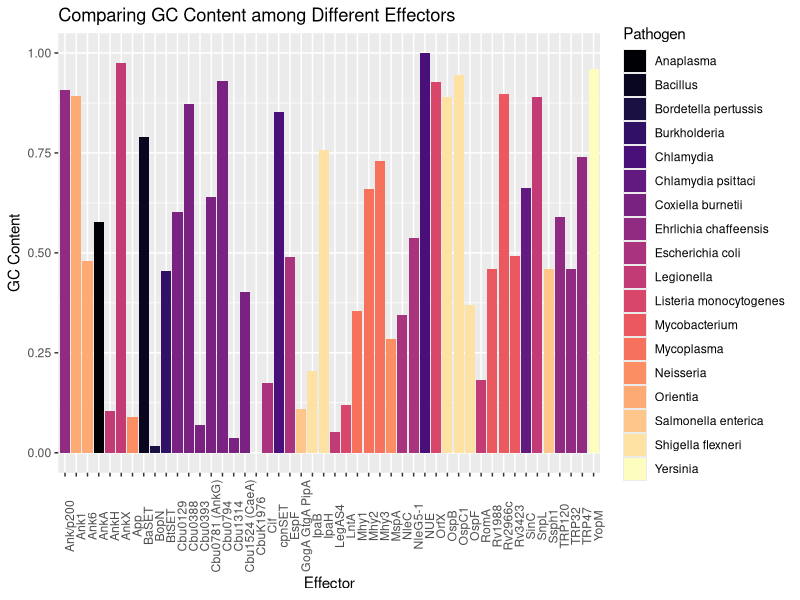

Recreate this plot in R.
library(tidyverse)

#Fake plot using fake data on effectors
#This is a very bad fake data set but I'm realizing how much data there is (lots)

dat <- read.csv("Fake_data_effectors_project.csv")

#This graph compares the amount of GC content in each effector depending on which pathogen it is from

dat %>%
  ggplot(aes(x=Effector, y=Percent_GC, fill=Pathogen)) + geom_col() +
  scale_fill_viridis_d(option="magma") + theme(axis.text.x =element_text(angle=90)) +
  labs( x="Effector",
        y="GC Content",
        title="Comparing GC Content among Different Effectors")
#As I learn more, I will hopefully be able to compare this data better in a more organized format
#I will hopefully be able to better compare each type of effector
#I will also hopefully have real data, but I am still searching for exactly what I want
